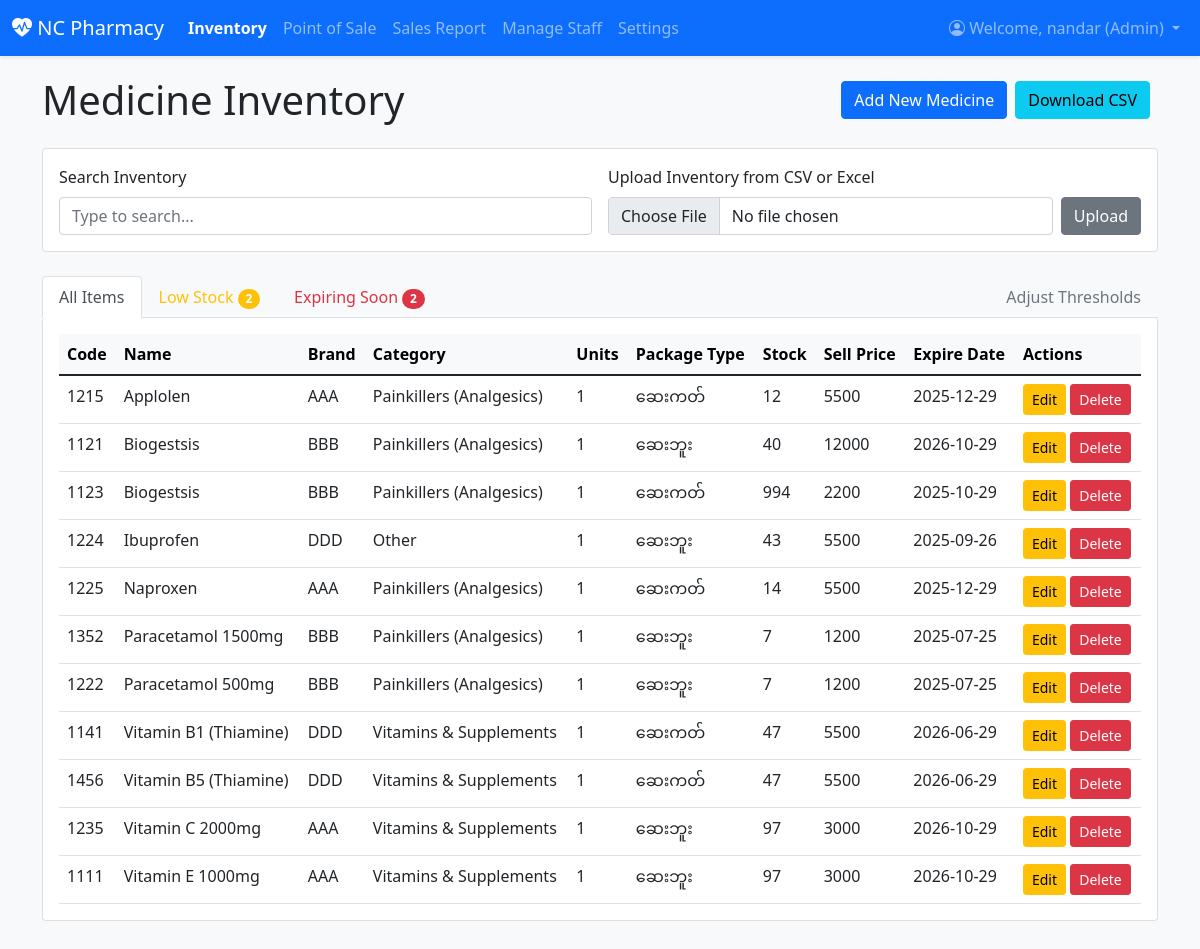
The app's page /inventory/ (signed in) with its own data.
### inventory/models.py (models this page shows, shortened)
class Profile(models.Model):
    user = models.OneToOneField(User, on_delete=models.CASCADE)
    ROLE_CHOICES = (
        ('admin', 'Admin'),
        ('staff', 'Staff'),
    )
    role = models.CharField(max_length=10, choices=ROLE_CHOICES, blank=True)
    permissions = models.ManyToManyField(Permission, blank=True)

class Medicine(models.Model):
    CATEGORY_CHOICES = [
        ('Painkillers', 'Painkillers (Analgesics)'),
        ('Antibiotics', 'Antibiotics'),
        ('Antipyretics', 'Antipyretics (fever reducers)'),
        ('Antihistamines', 'Antihistamines (allergy)'),
        ('Antacids', 'Antacids (gastric)'),
        ('Antidiabetics', 'Antidiabetics'),
        ('Antihypertensives', 'Antihypertensives'),
        ('Cough & Cold', 'Cough & Cold'),
        ('Antiseptics', 'Antiseptics'),
        ('Vitamins & Supplements', 'Vitamins & Supplements'),
        ('Other', 'Other'),
    ]
    code = models.CharField(max_length=50, blank=True, verbose_name="Code")
    name = models.CharField(max_length=100, verbose_name="Name")
    brand_name = models.CharField(max_length=100, blank=True, verbose_name="Brand")
    category = models.CharField(max_length=50, choices=CATEGORY_CHOICES, default='Other', verbose_name="Category")
    unit_per_package = models.PositiveIntegerField(default=1, verbose_name="Units/Pkg")
    package_type = models.CharField(max_length=50, blank=True, verbose_name="Package Type")
    quantity = models.PositiveIntegerField(default=0, verbose_name="Stock Quantity")
    purchase_price = models.IntegerField(default=0, verbose_name="Buy Price")
    selling_price = models.IntegerField(default=0, verbose_name="Sell Price")
    purchase_date = models.DateField(null=True, blank=True, verbose_name="Buy Date")
    expiry_date = models.DateField(verbose_name="Expire Date")
    added_date = models.DateTimeField(auto_now_add=True)
    description = models.TextField(blank=True)
    dosage_form = models.CharField(max_length=100, blank=True)
    supplier_name = models.CharField(max_length=100, blank=True)
    storage_info = models.TextField(blank=True)
    location = models.CharField(max_length=100, blank=True)
    class Meta:
        ordering = ['name']

### inventory/views.py (the view)
# urls.py: path('inventory/', MedicineListView.as_view(), name='medicine_list'),
class MedicineListView(LoginRequiredMixin, ListView):
    model = Medicine
    template_name = 'inventory/medicine_list.html'
    context_object_name = 'medicines'
    login_url = '/login/'
    def get_context_data(self, **kwargs):
        context = super().get_context_data(**kwargs)
        thresholds, _ = Threshold.objects.get_or_create(pk=1)
        medicines = self.get_queryset()
        expiry_alert_date = date.today() + timedelta(days=thresholds.expiry_threshold_days)
        for med in medicines:
            med.is_low_stock = med.quantity <= thresholds.low_stock_threshold
            med.is_expiring_soon = med.expiry_date <= expiry_alert_date
        context.update({
            'low_stock_medicines': [m for m in medicines if m.is_low_stock],
            'expiring_soon_medicines': [m for m in medicines if m.is_expiring_soon],
            'thresholds': thresholds,
            'upload_form': FileUploadForm(),
            'user_can_add': user_has_permission(self.request.user, 'add_medicine'),
            'user_can_edit': user_has_permission(self.request.user, 'change_medicine'),
            'user_can_delete': user_has_permission(self.request.user, 'delete_medicine'),
            'user_can_adjust_thresholds': user_has_permission(self.request.user, 'change_threshold'),
            'is_admin': is_admin(self.request.user)
        })
        return context

### inventory/forms.py
class FileUploadForm(forms.Form):
    file = forms.FileField(label="Select a CSV or Excel file", widget=forms.FileInput(attrs={'class': 'form-control'}))

### inventory/views.py (called while the page is built)
def is_admin(user):
    return user.is_authenticated and hasattr(user, 'profile') and user.profile.role == 'admin'

def user_has_permission(user, perm_codename):
    if not user.is_authenticated or not hasattr(user, 'profile'):
        return False
    if is_admin(user):
        return True
    return user.profile.permissions.filter(codename=perm_codename).exists()

### inventory/templates/inventory/medicine_list.html (shortened to what this page needs)
{% extends 'inventory/base.html' %}
{% block content %}
    <div class="d-flex justify-content-between align-items-center mb-3 flex-wrap">
        <h1 class="mb-2 me-3">Medicine Inventory</h1>
        <div class="d-flex align-items-center flex-wrap">
            <a href="{% url 'medicine_new' %}" class="btn btn-primary me-2 mb-2">Add New Medicine</a>
            <a href="{% url 'export_inventory_csv' %}" class="btn btn-info me-2 mb-2">Download CSV</a>
        </div>
    </div>
    <div class="card mb-4">
        <div class="card-body">
            <div class="row g-3">
                <div class="col-md-6">
                    <label for="inventorySearchInput" class="form-label">Search Inventory</label>
                    <div class="input-group">
                        <input type="text" class="form-control" id="inventorySearchInput" placeholder="Type to search...">
                    </div>
                </div>
                <div class="col-md-6">
                    <label class="form-label">Upload Inventory from CSV or Excel</label>
                    <form action="{% url 'upload_inventory_file' %}" method="post" enctype="multipart/form-data" class="d-flex">
                        {{ upload_form.file }}
                        <button type="submit" class="btn btn-secondary ms-2">Upload</button>
                    </form>
                </div>
            </div>
        </div>
    </div>
    <ul class="nav nav-tabs" id="inventoryTabs" role="tablist">
        <li class="nav-item" role="presentation">
            <button class="nav-link active" id="all-items-tab" data-bs-toggle="tab" data-bs-target="#all-items" type="button" role="tab" aria-controls="all-items" aria-selected="true">All Items</button>
        </li>
        <li class="nav-item" role="presentation">
            <button class="nav-link text-warning" id="low-stock-tab" data-bs-toggle="tab" data-bs-target="#low-stock" type="button" role="tab" aria-controls="low-stock" aria-selected="false">
                Low Stock
                {% if low_stock_medicines %}
                    <span class="badge bg-warning rounded-pill">{{ low_stock_medicines|length }}</span>
                {% endif %}
            </button>
        </li>
        <li class="nav-item" role="presentation">
            <button class="nav-link text-danger" id="expiring-soon-tab" data-bs-toggle="tab" data-bs-target="#expiring-soon" type="button" role="tab" aria-controls="expiring-soon" aria-selected="false">
                Expiring Soon
                {% if expiring_soon_medicines %}
                    <span class="badge bg-danger rounded-pill">{{ expiring_soon_medicines|length }}</span>
                {% endif %}
            </button>
        </li>
        <li class="nav-item ms-auto">
             <a href="{% url 'threshold_edit' thresholds.pk %}" class="nav-link text-secondary">Adjust Thresholds</a>
        </li>
    </ul>
    <div class="tab-content" id="inventoryTabsContent">
        <div class="tab-pane fade show active" id="all-items" role="tabpanel" aria-labelledby="all-items-tab">
            <div class="card card-body border-top-0">
                <div class="table-responsive d-none d-lg-block">
                    <table class="table table-hover mb-0">
                        <thead class="table-light">
                            <tr>
                                <th>Code</th>
                                <th>Name</th>
                                <th>Brand</th>
                                <th>Category</th>
                                <th>Units</th>
                                <th>Package Type</th>
                                <th>Stock</th>
                                <th>Sell Price</th>
                                <th>Expire Date</th>
                                <th>Actions</th>
                            </tr>
                        </thead>
                        <tbody class="searchable-container">
                            {% for medicine in medicines %}
                            <tr class="searchable-row {% if medicine.is_low_stock %}table-warning{% endif %}{% if medicine.is_expiring_soon %} table-danger{% endif %}">
                                <td class="search-code">{{ medicine.code }}</td>
                                <td class="search-name">{{ medicine.name }}</td>
                                <td class="search-brand">{{ medicine.brand_name }}</td>
                                <td class="search-category">{{ medicine.get_category_display }}</td>
                                <td>{{ medicine.unit_per_package }}</td>
                                <td class="search-package">{{ medicine.package_type }}</td>
                                <td>{{ medicine.quantity }}</td>
                                <td>{{ medicine.selling_price|floatformat:0 }}</td>
                                <td>{{ medicine.expiry_date|date:"Y-m-d" }}</td>
                                <td>
                                    <a href="{% url 'medicine_edit' medicine.pk %}" class="btn btn-sm btn-warning">Edit</a>
                                    <a href="{% url 'medicine_delete' medicine.pk %}" class="btn btn-sm btn-danger">Delete</a>
                                </td>
                            </tr>
                            {% empty %}
                            <tr><td colspan="10" class="text-center">No medicines found.</td></tr>
                            {% endfor %}
                        </tbody>
                    </table>
                </div>
            </div>
        </div>
    </div>
{% endblock %}

### inventory/templates/inventory/base.html (shortened to what this page needs)
{% load static %}
<!DOCTYPE html>
<html lang="en">
<head>
    <link href="https://cdn.jsdelivr.net/npm/bootstrap@5.1.3/dist/css/bootstrap.min.css" rel="stylesheet">
    <link rel="stylesheet" href="https://cdn.jsdelivr.net/npm/bootstrap-icons@1.8.1/font/bootstrap-icons.css">
</head>
<body>
    <nav class="navbar navbar-expand-lg navbar-dark bg-primary shadow-sm">
        <div class="container-fluid">
            <a class="navbar-brand" href="{% if user.is_authenticated %}{% url 'dashboard' %}{% else %}{% url 'login' %}{% endif %}">
                <i class="bi bi-heart-pulse-fill"></i> NC Pharmacy
            </a>
            {% if user.is_authenticated %}
            <div class="collapse navbar-collapse" id="navbarNav">
                <ul class="navbar-nav me-auto mb-2 mb-lg-0">
                    <li class="nav-item"><a class="nav-link {% if request.resolver_match.url_name == 'medicine_list' %}active{% endif %}" href="{% url 'medicine_list' %}">Inventory</a></li>
                    <li class="nav-item"><a class="nav-link {% if request.resolver_match.url_name == 'pos' %}active{% endif %}" href="{% url 'pos' %}">Point of Sale</a></li>
                    <li class="nav-item"><a class="nav-link {% if request.resolver_match.url_name == 'sales_report' %}active{% endif %}" href="{% url 'sales_report' %}">Sales Report</a></li>
                    {% if user.profile.role == 'admin' %}
                    <li class="nav-item"><a class="nav-link {% if request.resolver_match.url_name == 'manage_staff' %}active{% endif %}" href="{% url 'manage_staff' %}">Manage Staff</a></li>
                    <li class="nav-item"><a class="nav-link {% if request.resolver_match.url_name == 'settings' %}active{% endif %}" href="{% url 'settings' %}">Settings</a></li>
                    {% endif %}
                </ul>
                <ul class="navbar-nav ms-auto">
                    <li class="nav-item dropdown">
                        <a class="nav-link dropdown-toggle" href="#" id="navbarDropdown" role="button" data-bs-toggle="dropdown" aria-expanded="false">
                           <i class="bi bi-person-circle"></i> Welcome, {{ user.username }} ({{ user.profile.get_role_display }})
                        </a>
                    </li>
                </ul>
            </div>
            {% endif %}
        </div>
    </nav>
    <div class="container content-wrapper">
        {% block content %}{% endblock %}
    </div>
</body>
</html>

### inventory/templates/inventory/base.html (style rules this page uses)
body { background-color: #f8f9fa; }
.content-wrapper { padding-top: 20px; padding-bottom: 40px; }
.navbar .nav-link.active { font-weight: bold; color: #fff; }

### records on screen
Medicine: code "1215", name "Applolen", brand_name "AAA", category "Painkillers (Analgesics)", unit_per_package "1", package_type "ဆေးကတ်", quantity "12", selling_price "5500", expiry_date "2025-12-29"
Medicine: code "1121", name "Biogestsis", brand_name "BBB", category "Painkillers (Analgesics)", unit_per_package "1", package_type "ဆေးဘူး", quantity "40", selling_price "12000", expiry_date "2026-10-29"
Medicine: code "1123", name "Biogestsis", brand_name "BBB", category "Painkillers (Analgesics)", unit_per_package "1", package_type "ဆေးကတ်", quantity "994", selling_price "2200", expiry_date "2025-10-29"
Medicine: code "1224", name "Ibuprofen", brand_name "DDD", category "Other", unit_per_package "1", package_type "ဆေးဘူး", quantity "43", selling_price "5500", expiry_date "2025-09-26"
Medicine: code "1225", name "Naproxen", brand_name "AAA", category "Painkillers (Analgesics)", unit_per_package "1", package_type "ဆေးကတ်", quantity "14", selling_price "5500", expiry_date "2025-12-29"
Medicine: code "1352", name "Paracetamol 1500mg", brand_name "BBB", category "Painkillers (Analgesics)", unit_per_package "1", package_type "ဆေးဘူး", quantity "7", selling_price "1200", expiry_date "2025-07-25"
Medicine: code "1222", name "Paracetamol 500mg", brand_name "BBB", category "Painkillers (Analgesics)", unit_per_package "1", package_type "ဆေးဘူး", quantity "7", selling_price "1200", expiry_date "2025-07-25"
Medicine: code "1141", name "Vitamin B1 (Thiamine)", brand_name "DDD", category "Vitamins & Supplements", unit_per_package "1", package_type "ဆေးကတ်", quantity "47", selling_price "5500", expiry_date "2026-06-29"
Medicine: code "1456", name "Vitamin B5 (Thiamine)", brand_name "DDD", category "Vitamins & Supplements", unit_per_package "1", package_type "ဆေးကတ်", quantity "47", selling_price "5500", expiry_date "2026-06-29"
Medicine: code "1235", name "Vitamin C 2000mg", brand_name "AAA", category "Vitamins & Supplements", unit_per_package "1", package_type "ဆေးဘူး", quantity "97", selling_price "3000", expiry_date "2026-10-29"
Medicine: code "1111", name "Vitamin E 1000mg", brand_name "AAA", category "Vitamins & Supplements", unit_per_package "1", package_type "ဆေးဘူး", quantity "97", selling_price "3000", expiry_date "2026-10-29"

### other values on screen
{{ user.username }} "nandar"
{{ user.profile.get_role_display }} "Admin"
{{ low_stock_medicines|length }} "2"
{{ expiring_soon_medicines|length }} "2"
